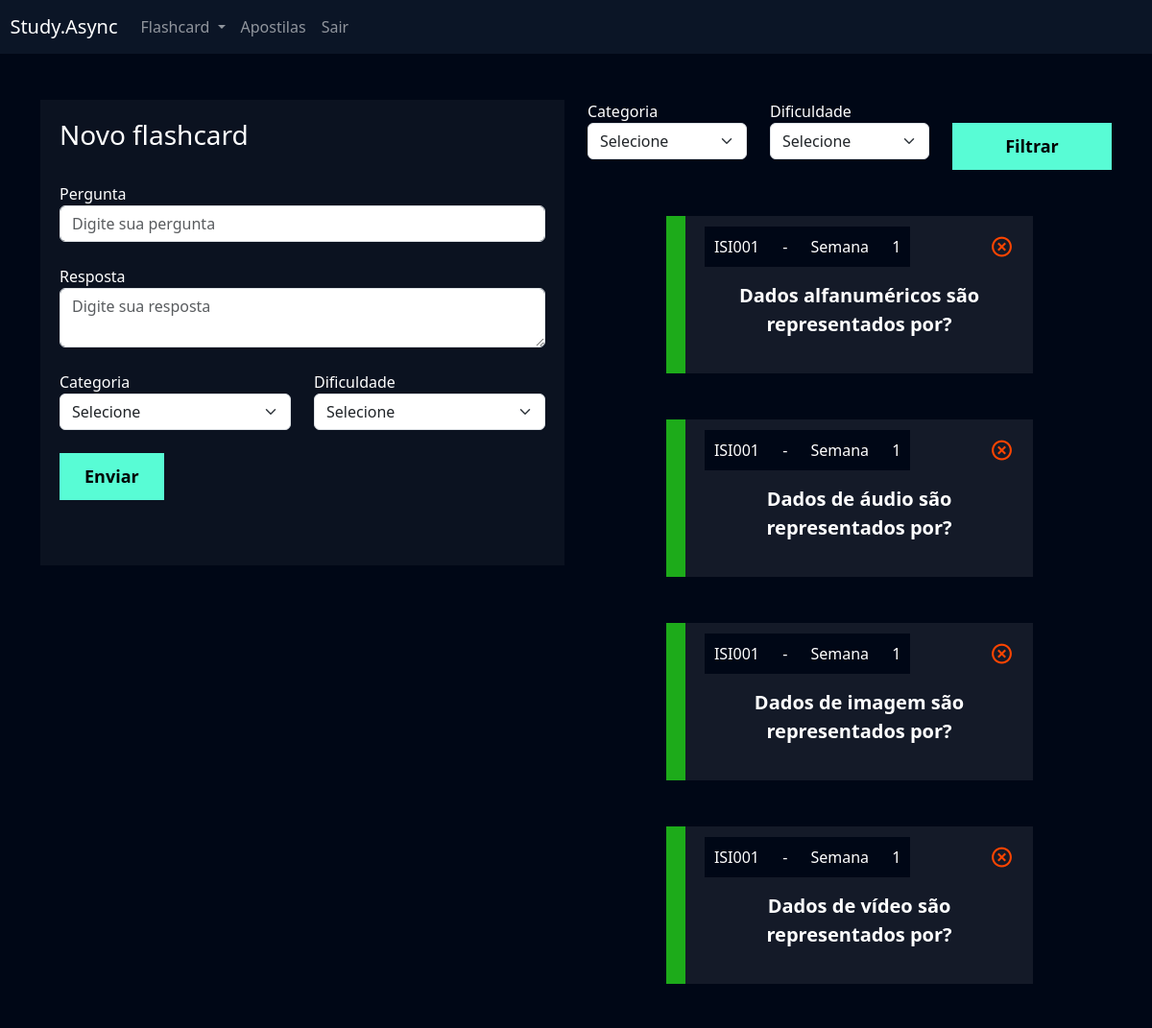
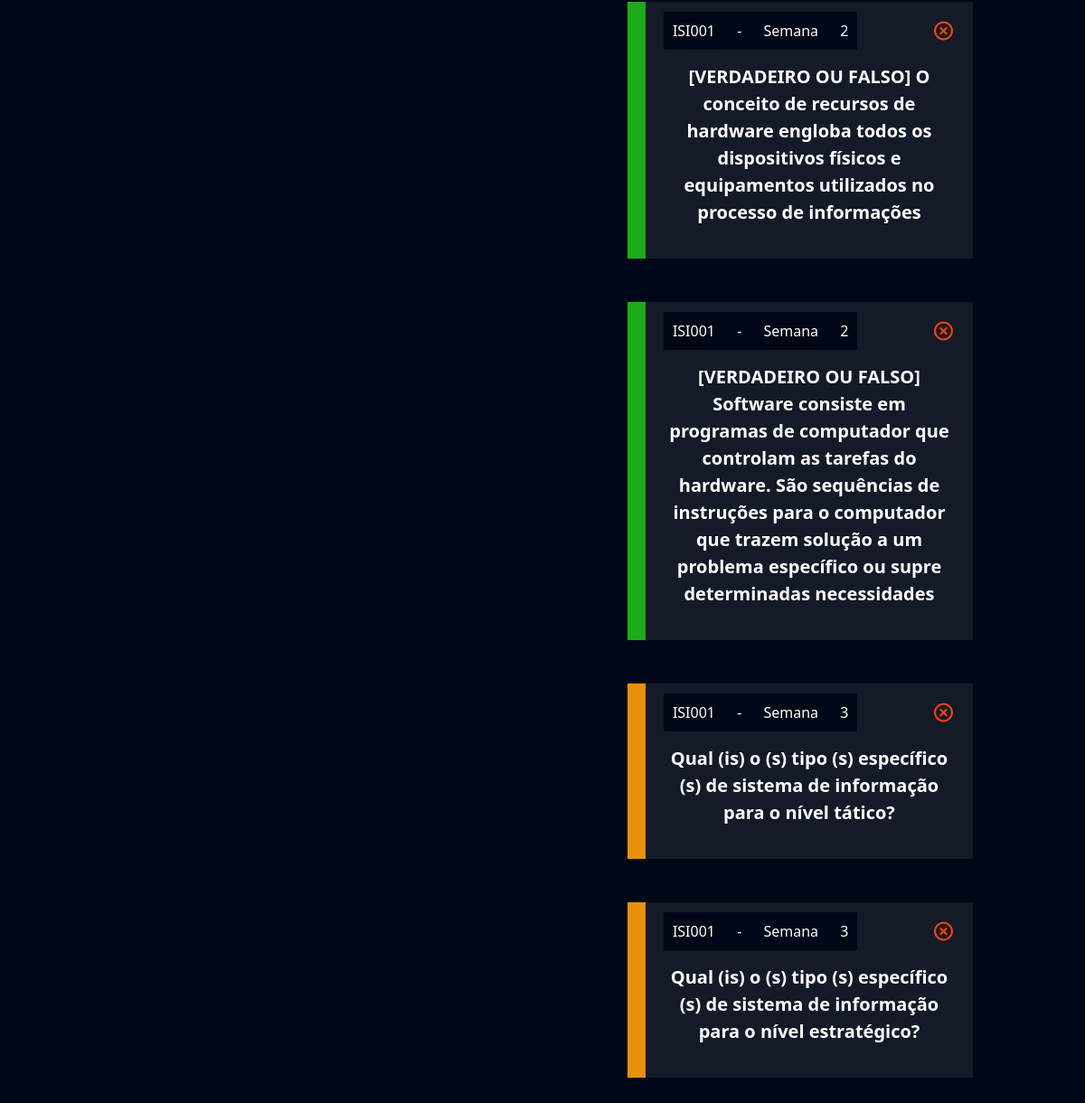
Screenshot of /flashcard/novo_flashcard/ (signed in) with the database file from the repository (2 pictures, top to bottom).
### flashcard/models.py (models this page shows, shortened)
class Flashcard(models.Model):
    DIFICULDADE_CHOICES = (('1', 'Semana 1'), ('2', 'Semana 2'), ('3', 'Semana 3'), ('4', 'Semana 4'), ('5', 'Semana 5'), ('6', 'Semana 6'), ('7', 'Semana 7'))
    user = models.ForeignKey(User, on_delete=models.DO_NOTHING)
    pergunta = models.TextField()
    resposta = models.TextField()
    categoria = models.ForeignKey(Categoria, on_delete=models.DO_NOTHING)
    dificuldade = models.CharField(max_length=1, choices=DIFICULDADE_CHOICES)
    @property
    def css_dificuldade(self):
        if self.dificuldade == '1':
            return 'flashcard-facil'
        elif self.dificuldade == '2':
            return 'flashcard-facil'
        elif self.dificuldade == '3':
            return 'flashcard-medio'
        elif self.dificuldade == '4':
            return 'flashcard-medio'
        elif self.dificuldade == '5':
            return 'flashcard-dificil'
        elif self.dificuldade == '6':
            return 'flashcard-dificil'
        elif self.dificuldade == '7':
            return 'flashcard-dificil'

class Categoria(models.Model):
    nome = models.CharField(max_length=20)
    def __str__(self):
        return self.nome

### flashcard/views.py (the view, shortened to what this page needs)
# urls.py: path('novo_flashcard/', views.novo_flashcard, name='novo_flashcard'),
def novo_flashcard(request):
    if not request.user.is_authenticated:
        return redirect('/usuarios/login')
    if request.method == 'GET':
        categorias = Categoria.objects.all()
        dificuldades = Flashcard.DIFICULDADE_CHOICES
        flashcards = Flashcard.objects.filter(user=request.user)
        categoria_filtrar = request.GET.get('categoria')
        dificuldade_filtrar = request.GET.get('dificuldade')
        if categoria_filtrar:
            flashcards = flashcards.filter(categoria__id=categoria_filtrar)
        if dificuldade_filtrar:
            flashcards = flashcards.filter(dificuldade=dificuldade_filtrar)
        return render(
            request,
            'novo_flashcard.html',
            {
                'categorias': categorias,
                'dificuldades': dificuldades,
                'flashcards': flashcards,
            }
        )

### flashcard/templates/novo_flashcard.html (shortened to what this page needs)
{% extends "base.html" %}
{% load static %}
{% block 'cabecalho' %}
    <link href="{% static 'usuarios/css/cadastro.css' %}" rel="stylesheet">
    <link href='https://unpkg.com/boxicons@2.1.4/css/boxicons.min.css' rel='stylesheet'>
    <link href="{% static 'flashcard/css/novo_flashcard.css' %}" rel="stylesheet">
{% endblock 'cabecalho' %}
{% block 'conteudo' %}
    {% include "partials/header.html" %}
    <div class="container">
        <br>
        <br>
        <div class="row">
            <div class="col-md">
                <div class="box-form">
                    <form action="{% url 'novo_flashcard' %}" method="POST"> {% csrf_token %}
                        <h3>Novo flashcard</h3>
                        <br>
                        <label>Pergunta</label>
                        <input type="text" class="form-control" placeholder="Digite sua pergunta" name="pergunta">
                        <br>
                        <label>Resposta</label>
                        <textarea class="form-control" placeholder="Digite sua resposta" name="resposta"></textarea>
                        <br>
                        <div class="row">
                                <div class="col-md">
                                    <label for="">Categoria</label>
                                    <select class="form-select" name="categoria">
                                        <option value="">Selecione</option>
                                    </select>
                                </div>
                                <div class="col-md">
                                    <label for="">Dificuldade</label>
                                    <select class="form-select" name="dificuldade">
                                        <option value="">Selecione</option>
                                    </select>
                                </div>
                        </div>
                        <br>
                        <input type="submit" value="Enviar" class="btn-cadastro">
                        <br>
                        <br>
                        <br>
                    </form>
                </div>
            </div>
            <div class="col-md">
                <form action="{% url 'novo_flashcard' %}" method="GET">
                    <div class="row">
                        <div class="col-md">
                            <label for="">Categoria</label>
                            <select name="categoria" id="" class="form-select">
                                <option value="">Selecione</option>
                            </select>
                        </div>
                        <div class="col-md">
                            <label for="">Dificuldade</label>
                            <select name="dificuldade" id="" class="form-select">
                                <option value="">Selecione</option>
                            </select>
                        </div>
                        <div class="col-md">
                            <br>
                            <input type="submit" style="width: 100%" value="Filtrar" class="btn-cadastro">
                        </div>
                    </div>
                </form>
                <br>
                <br>
                {% for flash in flashcards %}
                    <div class="box-new-flashcard"  onclick="flip_card({{flash.id}})">
                        <div class="flashcard {{flash.css_dificuldade}}">
                            <div class="flashcard-categoria">
                                {{flash.categoria}}
                            </div>
                            <div class="flashcard-categoria">
                                -
                            </div>
                            <div class="flashcard-categoria">
                                Semana
                            </div>
                            <div class="flashcard-categoria">
                                {{flash.dificuldade}}
                            </div>
                            <a href="{% url 'deletar_flashcard' flash.id %}"><i class='icone-exit bx bx-x-circle'></i></a>
                            <br>
                            <br>
                            <div class="flashcard-box-item">
                                <p class="flashcard-item">{{flash.pergunta}}</p>
                            </div>
                        </div>
                    </div>
                    <br>
                    <br>
                {% endfor %}
            </div>
        </div>
    </div>
{% endblock 'conteudo' %}

### templates/static/geral/css/base.css (style rules this page uses)
:root { --main-color: #0b1526; --dark-color: #000716; --secondary-dark-color: rgb(15, 2, 26); --light-color: #00c1f3; --contrast-color: #f4c96b; --differential-color: #58fcd5; }
body { background-color: var(--dark-color) !important; color: white !important; }

### templates/static/usuarios/css/cadastro.css (style rules this page uses)
* { margin: 0; padding: 0; }
.box-form { padding: 20px; background-color: rgba(217,217,217, .05); color: white !important; }
.btn-cadastro { padding: 10px; background-color: #58fcd5; border: none; border: 1px solid #58fcd5; font-size: 18px; font-weight: bold; padding-left: 25px; padding-right: 25px; }

### templates/static/flashcard/css/novo_flashcard.css (style rules this page uses)
.box-new-flashcard { width: 70%; margin: auto; }
.flashcard { background-color: rgba(255, 255, 255, .08); padding: 20px; }
.flashcard-box-item { text-align: center; }
.flashcard p { font-size: 20px; font-weight: bold; cursor: pointer; }
.flashcard-facil { border-left: 20px solid #1DAB1A; }
.flashcard-medio { border-left: 20px solid #E8910E; }
.flashcard-categoria { background-color: var(--dark-color); display: inline; padding: 10px; }
.icone-exit { float: right; font-size: 25px; color: orangered; }

### rows the page displays
Flashcard: categoria "ISI001", dificuldade "1", pergunta "Dados alfanuméricos são representados por?"
Flashcard: categoria "ISI001", dificuldade "1", pergunta "Dados de áudio são representados por?"
Flashcard: categoria "ISI001", dificuldade "1", pergunta "Dados de imagem são representados por?"
Flashcard: categoria "ISI001", dificuldade "1", pergunta "Dados de vídeo são representados por?"
Flashcard: categoria "ISI001", dificuldade "2", pergunta "[VERDADEIRO OU FALSO] O conceito de recursos de hardware engloba todos os dispositivos físicos e equipamentos utilizados no processo de informações"
Flashcard: categoria "ISI001", dificuldade "2", pergunta "[VERDADEIRO OU FALSO] Software consiste em programas de computador que controlam as tarefas do hardware. São sequências de instruções para o computador que trazem solução a um problema específico ou supre determinadas necessidades"
Flashcard: categoria "ISI001", dificuldade "3", pergunta "Qual (is) o (s) tipo (s) específico (s) de sistema de informação para o nível tático?"
Flashcard: categoria "ISI001", dificuldade "3", pergunta "Qual (is) o (s) tipo (s) específico (s) de sistema de informação para o nível estratégico?"
